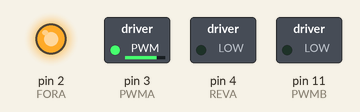
The sketch below on a simulated Arduino Uno, built with avr-gcc and run on an emulated ATmega328P. On the bench: switched loads named in the sketch (green lamp = pin HIGH), output pins drawn as LEDs (lit = HIGH).

Above: at 0.05 s.
At 3.75 s:
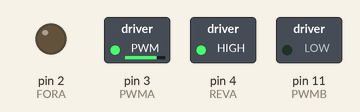
At 6.05 s:
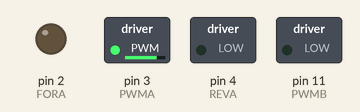
At 7.45 s:
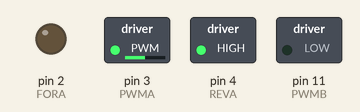
At 10.95 s:
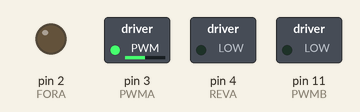
At 14.95 s:
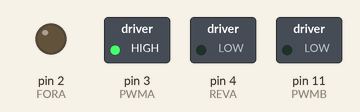
Timing chart, 0 to 19.5 s (numbered marks = the images above):
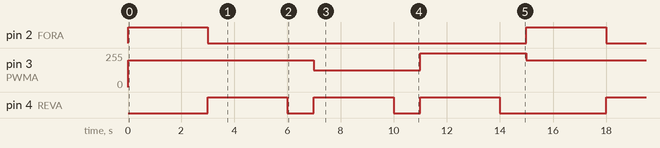

The sketch:

turtle_bot_test_motorB.ino.ino
```cpp
// (licence header left out)
// Clockwise and counter-clockwise definitions.
// Depending on how you wired your motors, you may need to swap.
#define FORWARD  0
#define REVERSE 1

// Motor definitions to make life easier:
#define MOTOR_A 0
#define MOTOR_B 1

// Pin Assignments //
//Default pins:
#define FORA 2 // Direction control for motor A
#define PWMA 3  // PWM control (speed) for motor A
#define REVA 4 // Direction control for motor B
#define PWMB 11 // PWM control (speed) for motor B
#define DIRB 1

////Alternate pins:
//#define DIRA 8 // Direction control for motor A
//#define PWMA 9 // PWM control (speed) for motor A
//#define DIRB 7 // Direction control for motor B
//#define PWMB 10 // PWM control (speed) for motor B


void setup()
{
  setupArdumoto(); // Set all pins as outputs
}

void loop()
{
  // // Drive motor A (and only motor A) at various speeds, then stop.
  // driveArdumoto(MOTOR_A, REVERSE, 255); // Set motor A to REVERSE at max
  // delay(1000);  // Motor A will spin as set for 1 second
  // driveArdumoto(MOTOR_A, FORWARD, 127);  // Set motor A to FORWARD at half
  // delay(1000);  // Motor A will keep trucking for 1 second
  // stopArdumoto(MOTOR_A);  // STOP motor A

  // // Drive motor B (and only motor B) at various speeds, then stop.
  // driveArdumoto(MOTOR_B, REVERSE, 255); // Set motor B to REVERSE at max
  // delay(1000);  // Motor B will spin as set for 1 second
  // driveArdumoto(MOTOR_B, FORWARD, 127);  // Set motor B to FORWARD at half
  // delay(1000);  // Motor B will keep trucking for 1 second
  // stopArdumoto(MOTOR_B);  // STOP motor B

  // Drive both
  // driveArdumoto(MOTOR_A, FORWARD, 200);  // Motor A at 80% speed?
  // driveArdumoto(MOTOR_B, FORWARD, 200);  // Motor B at 80% speed?
  // delay(3000);  // Drive forward for three seconds
  // stopArdumoto(MOTOR_A);  // STOP motor A
  // stopArdumoto(MOTOR_B);  // STOP motor B

  // // Now spin in place!
  // driveArdumoto(MOTOR_A, FORWARD, 255);  // Motor A at max speed.
  // driveArdumoto(MOTOR_B, REVERSE, 255);  // Motor B at max speed.
  // delay(2000);  // spin for two seconds
  // stopArdumoto(MOTOR_A);  // STOP motor A
  // stopArdumoto(MOTOR_B);  // STOP motor B

  //   // Now spin in place but slower and in the opposite direction!
  // driveArdumoto(MOTOR_A, REVERSE, 127);  // Motor A at half speed?
  // driveArdumoto(MOTOR_B, FORWARD, 127);  // Motor B at half speed?
  // delay(4000);  // spin for four seconds
  // stopArdumoto(MOTOR_A);  // STOP motor A
  // stopArdumoto(MOTOR_B);  // STOP motor B

  // driveArdumoto(MOTOR_A, FORWARD, 127);  // Motor A at half speed?
  // driveArdumoto(MOTOR_B, REVERSE, 127);  // Motor B at half speed?
  // delay(2000);  // spin for two seconds
  // stopArdumoto(MOTOR_A);  // STOP motor A
  // stopArdumoto(MOTOR_B);  // STOP motor B

  //   // Drive back
  // driveArdumoto(MOTOR_A, FORWARD, 200);  // Motor A at 80% speed?
  // driveArdumoto(MOTOR_B, FORWARD, 200);  // Motor B at 80% speed?
  // delay(3000);  // Drive forward for three seconds
  driveArdumoto(MOTOR_A, FORWARD, 200);
  delay(3000);
  stopArdumoto(MOTOR_A);
  driveArdumoto(MOTOR_A, REVERSE, 200);
  delay(3000);
  stopArdumoto(MOTOR_A);
  delay(1000);
  driveArdumoto(MOTOR_A, REVERSE, 127);
  delay(3000);
  stopArdumoto(MOTOR_A);
  delay(1000);
  driveArdumoto(MOTOR_A, REVERSE, 255);
  delay(3000);
  stopArdumoto(MOTOR_A);
  delay(1000);
}

// driveArdumoto drives 'motor' in 'dir' direction at 'spd' speed
void driveArdumoto(byte motor, byte dir, byte spd)
{
  if (motor == MOTOR_A)
  {
    if (dir == FORWARD)
    {
      digitalWrite(FORA, HIGH);
      digitalWrite(REVA, LOW);
      analogWrite(PWMA, spd);
    }
    if (dir == REVERSE)
    {
      digitalWrite(FORA, LOW);
      digitalWrite(REVA, HIGH);
      analogWrite(PWMA, spd);
    }
  }
  else if (motor == MOTOR_B)
  {
    digitalWrite(DIRB, dir);
    analogWrite(PWMB, spd);
  }
}

// stopArdumoto makes a motor stop
void stopArdumoto(byte motor)
{
  digitalWrite(FORA, LOW);
  digitalWrite(REVA, LOW);
}

// setupArdumoto initialize all pins
void setupArdumoto()
{
  // All pins should be setup as outputs:
  pinMode(PWMA, OUTPUT);
  pinMode(PWMB, OUTPUT);
  pinMode(FORA, OUTPUT);
  pinMode(REVA, OUTPUT);

  // Initialize all pins as low:
  digitalWrite(PWMA, LOW);
  digitalWrite(PWMB, LOW);
  digitalWrite(FORA, LOW);
  digitalWrite(REVA, LOW);
}
```

Measured:
- by itself, pin 2 (FORA): alternates HIGH for 3.0 s and LOW for 12.0 s
- by itself, pin 3 (PWMA): repeats every 15.0 s: 127/255 4.0 s, 255/255 4.0 s, 200/255 7.0 s
- by itself, pin 4 (REVA): repeats every 15.0 s: 2 × (LOW 1.0 s, HIGH 3.0 s), LOW 4.0 s, HIGH 3.0 s
